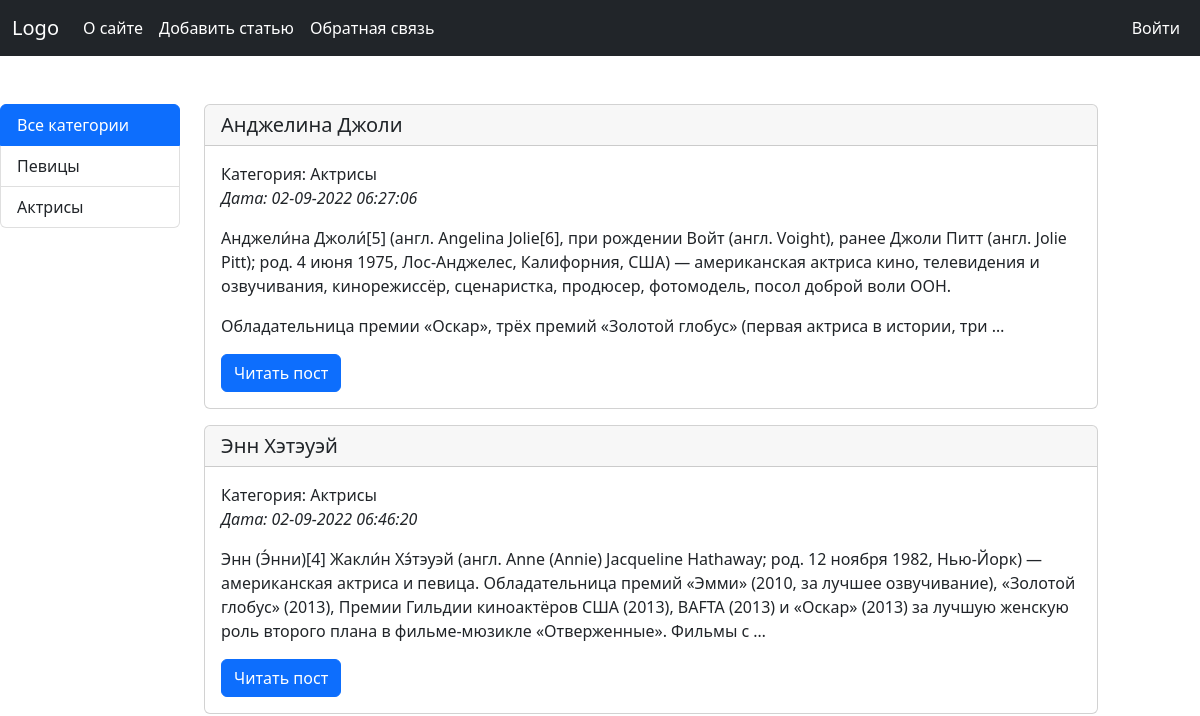
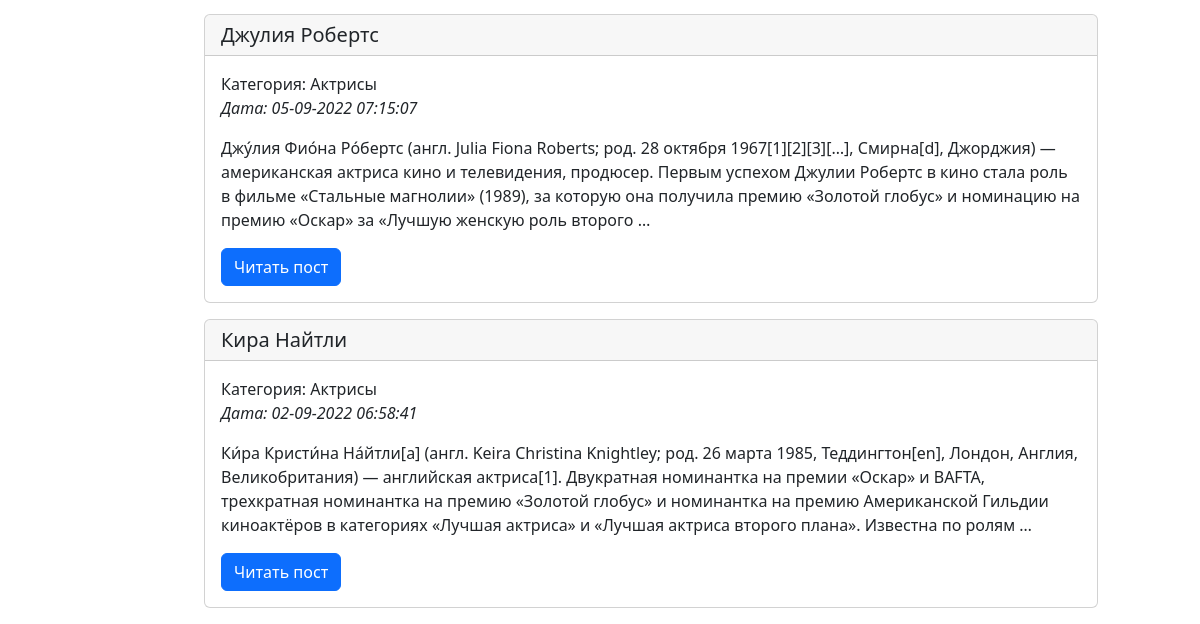
The app's page /, older data (2 pictures, top to bottom).
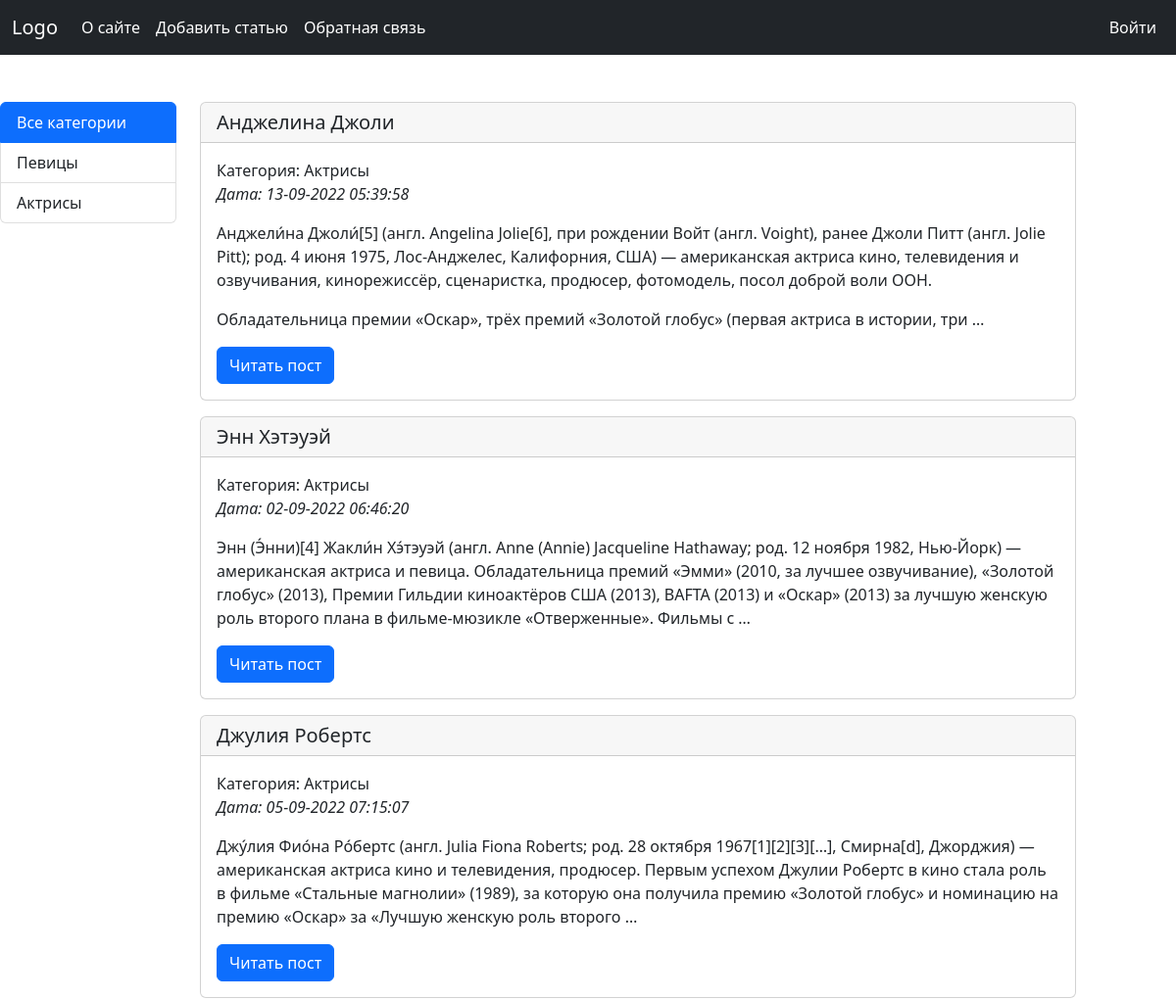
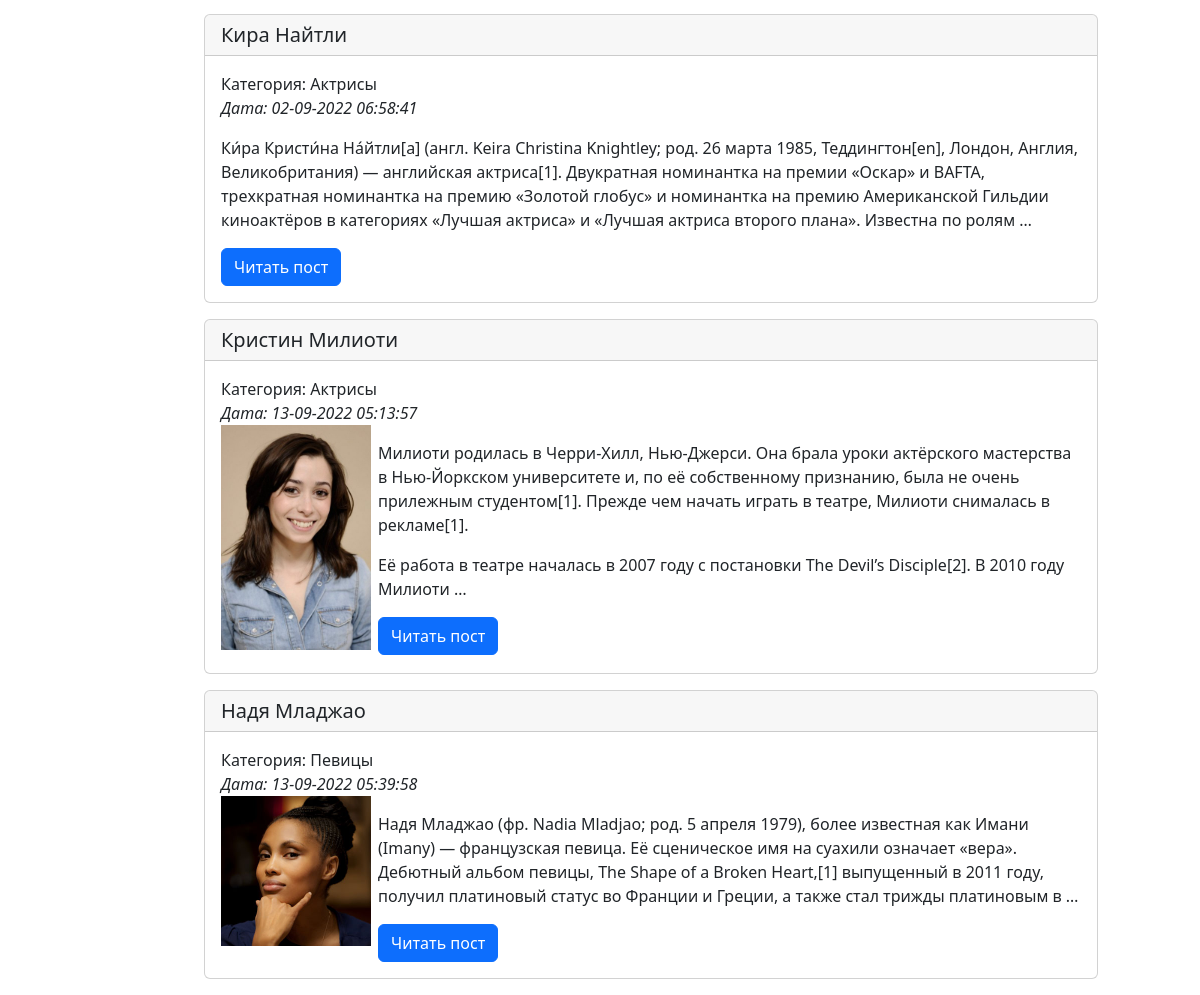
The same page, newer data (2 pictures, top to bottom).
### women/models.py (models this page shows, shortened)
class Category(models.Model):
    name = models.CharField('Категория', max_length=100, db_index=True)
    def __str__(self):
        return self.name
    def get_absolute_url(self):
        return reverse('category', kwargs={'cat_id': self.pk})
    class Meta:
        verbose_name = 'Категория'
        verbose_name_plural = 'Категории'
        ordering = ['pk']

class Women(models.Model):
    title = models.CharField('Заголовок', max_length=255)
    content = models.TextField('Текст статьи', blank=True)
    photo = models.ImageField('Фото', upload_to='photos/%Y/%m/%d/')
    time_create = models.DateTimeField('Время создания', auto_now_add=True)
    time_update = models.DateTimeField('Время изменения', auto_now=True)
    is_published = models.BooleanField('Публикация', default=True)
    cat = models.ForeignKey(Category, on_delete=models.PROTECT, null=True, verbose_name='Категория')
    def get_absolute_url(self):
        return reverse('post', kwargs={'post_id': self.pk})
    class Meta:
        verbose_name = 'Известные женщины'
        verbose_name_plural = 'Известные женщины'
        ordering = ['time_create', 'title']

### women/views.py (the view)
# urls.py: path('', index, name='home'),
def index(request):
    posts = Women.objects.filter(is_published=True)
    context = {'posts': posts,
               'menu': menu,
               'title': 'Главная страница',
               'cat_selected': 0,
               }
    return render(request, 'women/index.html', context=context)

### women/templatetags/women_tags.py (called while the page is built)
@register.inclusion_tag('women/list_categories.html')
def show_categories(sort=None, cat_selected=0):
    if not sort:
        cats = Category.objects.all()
    else:
        cats = Category.objects.order_by(sort)
    return {'cats': cats, 'cat_selected': cat_selected}

@register.inclusion_tag('women/list_menu.html')
def show_menu():
    return {'menu': menu}

### women/templates/women/index.html
{% extends 'women/base.html' %}
{% block content %}
    {% for p in posts %}
        <div class="card mb-3 {% if forloop.first %}mt-5{% endif %}">
            <h5 class="card-header">{{ p.title }}</h5>
            <div class="card-body">
                <span>Категория: {{ p.cat }}</span><br>
                <span><em>Дата: {{ p.time_update|date:"d-m-Y H:i:s" }}</em></span>
                <p class="card-text">
                    {% if p.photo %}
                        <img src="{{ p.photo.url }}" class="left-img">
                    {% endif %}
                    {{ p.content|linebreaks|truncatewords:50 }}</p>
                <a href="{{ p.get_absolute_url }}" class="btn btn-primary">Читать пост</a>
            </div>
        </div>
    {% endfor %}
{% endblock content %}

### women/templates/women/list_categories.html
{% for c in cats %}
    {% if c.pk == cat_selected %}
        <a href="{{ c.get_absolute_url }}"
           class="list-group-item list-group-item-action active">{{ c.name }}</a>
    {% else %}
        <a href="{{ c.get_absolute_url }}" class="list-group-item list-group-item-action">{{ c.name }}</a>
    {% endif %}
{% endfor %}

Row changes from the older to the newer data that the page shows:
changed Women "Анджелина Джоли": time_update "02-09-2022 06:27:06" → "13-09-2022 05:39:58"
added Women: title "Кристин Милиоти", cat "Актрисы", time_update "13-09-2022 05:13:57", photo (picture), content "Милиоти родилась в Черри-Хилл, Нью-Джерси. Она брала уроки актёрского мастерства в Нью-Йоркском университете и, по её собственному признанию, была не очень прилежным студентом[1]. Прежде чем начать играть в театре, Милиоти снималась в рекламе[1]. Её работа в театре началась в 2007 году с постановки The Devil’s Disciple[2]. В 2010 году Милиоти …"
added Women: title "Надя Младжао", cat "Певицы", time_update "13-09-2022 05:39:58", photo (picture), content "Надя Младжао (фр. Nadia Mladjao; род. 5 апреля 1979), более известная как Имани (Imany) — французская певица. Её сценическое имя на суахили означает «вера». Дебютный альбом певицы, The Shape of a Broken Heart,[1] выпущенный в 2011 году, получил платиновый статус во Франции и Греции, а также стал трижды платиновым в …"
